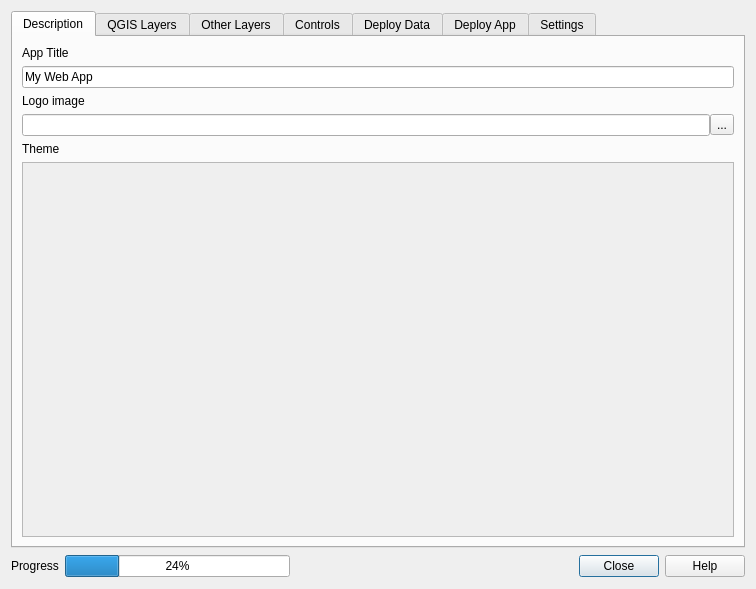
<?xml version="1.0" encoding="UTF-8"?>
<ui version="4.0">
 <class>WABMainDialog</class>
 <widget class="QDialog" name="WABMainDialog">
  <property name="geometry">
   <rect>
    <x>0</x>
    <y>0</y>
    <width>756</width>
    <height>589</height>
   </rect>
  </property>
  <property name="windowTitle">
   <string>Web App Builder</string>
  </property>
  <layout class="QVBoxLayout" name="verticalLayout">
   <item>
    <widget class="QTabWidget" name="tabPanel">
     <property name="currentIndex">
      <number>0</number>
     </property>
     <widget class="QWidget" name="descriptionTab">
      <attribute name="title">
       <string>Description</string>
      </attribute>
      <layout class="QGridLayout" name="gridLayout_2">
       <item row="0" column="0">
        <widget class="QLabel" name="label">
         <property name="text">
          <string>App Title</string>
         </property>
        </widget>
       </item>
       <item row="1" column="0">
        <widget class="QLineEdit" name="titleBox">
         <property name="text">
          <string>My Web App</string>
         </property>
        </widget>
       </item>
       <item row="2" column="0">
        <widget class="QLabel" name="label_2">
         <property name="text">
          <string>Logo image</string>
         </property>
        </widget>
       </item>
       <item row="3" column="0">
        <layout class="QHBoxLayout" name="horizontalLayout_2">
         <property name="spacing">
          <number>0</number>
         </property>
         <item>
          <widget class="QLineEdit" name="logoBox"/>
         </item>
         <item>
          <widget class="QToolButton" name="buttonLogo">
           <property name="toolTip">
            <string>Browse...</string>
           </property>
           <property name="text">
            <string>...</string>
           </property>
          </widget>
         </item>
        </layout>
       </item>
       <item row="4" column="0">
        <widget class="QLabel" name="label_3">
         <property name="text">
          <string>Theme</string>
         </property>
        </widget>
       </item>
       <item row="5" column="0">
        <widget class="QScrollArea" name="scrollArea">
         <property name="widgetResizable">
          <bool>true</bool>
         </property>
         <widget class="QWidget" name="scrollAreaWidgetContents">
          <property name="geometry">
           <rect>
            <x>0</x>
            <y>0</y>
            <width>684</width>
            <height>329</height>
           </rect>
          </property>
          <layout class="QGridLayout" name="gridLayout">
           <item row="0" column="0">
            <widget class="QWidget" name="widgetThemes" native="true">
             <layout class="QGridLayout" name="gridLayoutThemes"/>
            </widget>
           </item>
          </layout>
         </widget>
        </widget>
       </item>
      </layout>
     </widget>
     <widget class="QWidget" name="layersTab">
      <attribute name="title">
       <string>QGIS Layers</string>
      </attribute>
      <layout class="QVBoxLayout" name="verticalLayout_3">
       <item>
        <layout class="QHBoxLayout" name="horizontalLayout_3">
         <item>
          <widget class="QgsFilterLineEdit" name="filterLayersBox">
           <property name="qgisRelation" stdset="0">
            <string notr="true"/>
           </property>
          </widget>
         </item>
         <item>
          <widget class="QToolButton" name="expandLayersButton">
           <property name="toolTip">
            <string>Expand All</string>
           </property>
           <property name="text">
            <string>...</string>
           </property>
          </widget>
         </item>
         <item>
          <widget class="QToolButton" name="collapseLayersButton">
           <property name="toolTip">
            <string>Collapse All</string>
           </property>
           <property name="text">
            <string>...</string>
           </property>
          </widget>
         </item>
        </layout>
       </item>
       <item>
        <widget class="QTreeWidget" name="layersTree">
         <property name="columnCount">
          <number>2</number>
         </property>
         <attribute name="headerVisible">
          <bool>false</bool>
         </attribute>
         <column>
          <property name="text">
           <string notr="true">1</string>
          </property>
         </column>
         <column>
          <property name="text">
           <string notr="true">2</string>
          </property>
         </column>
        </widget>
       </item>
      </layout>
     </widget>
     <widget class="QWidget" name="baseLayerTab">
      <attribute name="title">
       <string>Other Layers</string>
      </attribute>
      <layout class="QVBoxLayout" name="verticalLayout_2">
       <item>
        <widget class="QgsCollapsibleGroupBox" name="mGroupBox">
         <property name="title">
          <string>Base Layers</string>
         </property>
         <layout class="QGridLayout" name="gridLayout_6">
          <item row="0" column="0">
           <widget class="QScrollArea" name="scrollArea_2">
            <property name="widgetResizable">
             <bool>true</bool>
            </property>
            <widget class="QWidget" name="scrollAreaWidgetContents_2">
             <property name="geometry">
              <rect>
               <x>0</x>
               <y>0</y>
               <width>658</width>
               <height>183</height>
              </rect>
             </property>
             <layout class="QGridLayout" name="gridLayout_4">
              <item row="0" column="0">
               <widget class="QWidget" name="widgetBaseLayers" native="true">
                <layout class="QGridLayout" name="gridLayoutBaseLayers"/>
               </widget>
              </item>
             </layout>
            </widget>
           </widget>
          </item>
         </layout>
        </widget>
       </item>
       <item>
        <widget class="QgsCollapsibleGroupBox" name="mGroupBox_2">
         <property name="title">
          <string>Overlays</string>
         </property>
         <layout class="QGridLayout" name="gridLayout_5">
          <item row="0" column="0">
           <widget class="QScrollArea" name="scrollArea_3">
            <property name="widgetResizable">
             <bool>true</bool>
            </property>
            <widget class="QWidget" name="scrollAreaWidgetContents_3">
             <property name="geometry">
              <rect>
               <x>0</x>
               <y>0</y>
               <width>658</width>
               <height>182</height>
              </rect>
             </property>
             <layout class="QGridLayout" name="gridLayout_3">
              <item row="0" column="0">
               <widget class="QWidget" name="widgetBaseOverlays" native="true">
                <layout class="QGridLayout" name="gridLayoutBaseOverlays"/>
               </widget>
              </item>
             </layout>
            </widget>
           </widget>
          </item>
         </layout>
        </widget>
       </item>
      </layout>
     </widget>
     <widget class="QWidget" name="widgetsTab">
      <attribute name="title">
       <string>Controls</string>
      </attribute>
      <layout class="QGridLayout" name="gridLayout_7">
       <item row="0" column="0">
        <widget class="QGroupBox" name="groupBox">
         <property name="title">
          <string>Controls (right click to configure)</string>
         </property>
         <layout class="QGridLayout" name="gridLayout_9">
          <item row="0" column="0">
           <widget class="QScrollArea" name="scrollArea_4">
            <property name="widgetResizable">
             <bool>true</bool>
            </property>
            <widget class="QWidget" name="scrollAreaWidgetContents_4">
             <property name="geometry">
              <rect>
               <x>0</x>
               <y>0</y>
               <width>654</width>
               <height>422</height>
              </rect>
             </property>
             <layout class="QGridLayout" name="gridLayout_8">
              <item row="0" column="0">
               <widget class="QWidget" name="scrollAreaWidgetContents_5" native="true">
                <layout class="QGridLayout" name="gridLayoutWidgets"/>
               </widget>
              </item>
             </layout>
            </widget>
           </widget>
          </item>
         </layout>
        </widget>
       </item>
      </layout>
     </widget>
     <widget class="QWidget" name="suiteTab">
      <attribute name="title">
       <string>Deploy Data</string>
      </attribute>
      <layout class="QVBoxLayout" name="verticalLayout_4">
       <item>
        <widget class="QScrollArea" name="scrollArea_5">
         <property name="widgetResizable">
          <bool>true</bool>
         </property>
         <widget class="QWidget" name="scrollAreaWidgetContents_6">
          <property name="geometry">
           <rect>
            <x>0</x>
            <y>0</y>
            <width>669</width>
            <height>554</height>
           </rect>
          </property>
          <layout class="QVBoxLayout" name="verticalLayout_5">
           <item>
            <widget class="QLabel" name="lblDeployWarning">
             <property name="styleSheet">
              <string notr="true">color: rgb(170, 0, 0);</string>
             </property>
             <property name="text">
              <string>Panels are disabled because the selected deploy method in the QGIS Layers tab do not use PostGIS and/or GeoServer.
They will become enabled once the deploy method is modified and the corresponding setting in this tab are needed</string>
             </property>
             <property name="wordWrap">
              <bool>true</bool>
             </property>
            </widget>
           </item>
           <item>
            <widget class="QgsCollapsibleGroupBox" name="postgisGroupBox">
             <property name="title">
              <string>PostGIS</string>
             </property>
             <layout class="QGridLayout" name="gridLayout_10">
              <item row="0" column="0">
               <widget class="QLabel" name="label_13">
                <property name="text">
                 <string>Host</string>
                </property>
               </widget>
              </item>
              <item row="0" column="1">
               <widget class="QLineEdit" name="postgisHostBox">
                <property name="text">
                 <string>localhost</string>
                </property>
               </widget>
              </item>
              <item row="1" column="0">
               <widget class="QLabel" name="label_10">
                <property name="text">
                 <string>Port</string>
                </property>
               </widget>
              </item>
              <item row="1" column="1">
               <widget class="QLineEdit" name="postgisPortBox">
                <property name="text">
                 <string>5432</string>
                </property>
               </widget>
              </item>
              <item row="2" column="0">
               <widget class="QLabel" name="label_14">
                <property name="text">
                 <string>Database</string>
                </property>
               </widget>
              </item>
              <item row="2" column="1">
               <widget class="QLineEdit" name="postgisDatabaseBox">
                <property name="text">
                 <string>database</string>
                </property>
               </widget>
              </item>
              <item row="3" column="0">
               <widget class="QLabel" name="label_12">
                <property name="text">
                 <string>Schema</string>
                </property>
               </widget>
              </item>
              <item row="3" column="1">
               <widget class="QLineEdit" name="postgisSchemaBox">
                <property name="text">
                 <string/>
                </property>
                <property name="placeholderText">
                 <string>[Leave blank to use project name]</string>
                </property>
               </widget>
              </item>
              <item row="4" column="0">
               <widget class="QLabel" name="label_11">
                <property name="text">
                 <string>Username</string>
                </property>
               </widget>
              </item>
              <item row="4" column="1">
               <widget class="QLineEdit" name="postgisUsernameBox">
                <property name="text">
                 <string>postgres</string>
                </property>
               </widget>
              </item>
              <item row="5" column="0">
               <widget class="QLabel" name="label_8">
                <property name="text">
                 <string>Password</string>
                </property>
               </widget>
              </item>
              <item row="5" column="1">
               <widget class="QLineEdit" name="postgisPasswordBox">
                <property name="text">
                 <string>postgres</string>
                </property>
                <property name="echoMode">
                 <enum>QLineEdit::Password</enum>
                </property>
               </widget>
              </item>
             </layout>
            </widget>
           </item>
           <item>
            <widget class="QgsCollapsibleGroupBox" name="geoserverGroupBox">
             <property name="title">
              <string>GeoServer</string>
             </property>
             <layout class="QGridLayout" name="gridLayout_11">
              <item row="0" column="0">
               <widget class="QLabel" name="label_4">
                <property name="text">
                 <string>Url</string>
                </property>
               </widget>
              </item>
              <item row="0" column="1">
               <widget class="QLineEdit" name="geoserverUrlBox">
                <property name="text">
                 <string>http://localhost:8080/geoserver</string>
                </property>
               </widget>
              </item>
              <item row="1" column="0">
               <widget class="QLabel" name="label_6">
                <property name="text">
                 <string>Username</string>
                </property>
               </widget>
              </item>
              <item row="1" column="1">
               <widget class="QLineEdit" name="geoserverUsernameBox">
                <property name="text">
                 <string>admin</string>
                </property>
               </widget>
              </item>
              <item row="2" column="0">
               <widget class="QLabel" name="label_7">
                <property name="text">
                 <string>Password</string>
                </property>
               </widget>
              </item>
              <item row="2" column="1">
               <widget class="QLineEdit" name="geoserverPasswordBox">
                <property name="text">
                 <string>geoserver</string>
                </property>
                <property name="echoMode">
                 <enum>QLineEdit::Password</enum>
                </property>
               </widget>
              </item>
              <item row="3" column="0">
               <widget class="QLabel" name="label_5">
                <property name="text">
                 <string>Workspace</string>
                </property>
               </widget>
              </item>
              <item row="3" column="1">
               <widget class="QLineEdit" name="geoserverWorkspaceBox">
                <property name="placeholderText">
                 <string>[leave blank to use project name]</string>
                </property>
               </widget>
              </item>
             </layout>
            </widget>
           </item>
           <item>
            <widget class="QCheckBox" name="checkBoxDeployData">
             <property name="text">
              <string>Do not deploy layer data</string>
             </property>
            </widget>
           </item>
           <item>
            <widget class="QLabel" name="label_9">
             <property name="styleSheet">
              <string notr="true">color: rgb(163, 163, 163);</string>
             </property>
             <property name="text">
              <string>Check this box only if you are updating the UI of an existing app</string>
             </property>
            </widget>
           </item>
           <item>
            <spacer name="verticalSpacer">
             <property name="orientation">
              <enum>Qt::Vertical</enum>
             </property>
             <property name="sizeHint" stdset="0">
              <size>
               <width>20</width>
               <height>28</height>
              </size>
             </property>
            </spacer>
           </item>
          </layout>
         </widget>
        </widget>
       </item>
      </layout>
     </widget>
     <widget class="QWidget" name="deployTab">
      <attribute name="title">
       <string>Deploy App</string>
      </attribute>
      <layout class="QVBoxLayout" name="verticalLayout_7">
       <item>
        <widget class="QGroupBox" name="groupBox_3">
         <property name="sizePolicy">
          <sizepolicy hsizetype="Preferred" vsizetype="MinimumExpanding">
           <horstretch>0</horstretch>
           <verstretch>0</verstretch>
          </sizepolicy>
         </property>
         <property name="title">
          <string>Deployment</string>
         </property>
         <layout class="QVBoxLayout" name="verticalLayout_8">
          <property name="spacing">
           <number>20</number>
          </property>
          <item>
           <widget class="QRadioButton" name="radioOnlyCreate">
            <property name="text">
             <string>Only create jsx files</string>
            </property>
            <property name="checked">
             <bool>true</bool>
            </property>
           </widget>
          </item>
          <item>
           <widget class="QRadioButton" name="radioCreateNotDeploy">
            <property name="text">
             <string>Create web app using SDK web service, but don't deploy [Boundless Enterprise only]</string>
            </property>
           </widget>
          </item>
          <item>
           <widget class="QRadioButton" name="radioDeploy">
            <property name="text">
             <string>Create web app and deploy to container [Boundless Enterprise only]</string>
            </property>
           </widget>
          </item>
          <item>
           <layout class="QVBoxLayout" name="verticalLayout_6">
            <property name="leftMargin">
             <number>20</number>
            </property>
            <item>
             <widget class="QCheckBox" name="checkBoxUseContainerApps">
              <property name="text">
               <string>Also use PostGIS / GeoServer from container</string>
              </property>
             </widget>
            </item>
           </layout>
          </item>
          <item>
           <spacer name="verticalSpacer_3">
            <property name="orientation">
             <enum>Qt::Vertical</enum>
            </property>
            <property name="sizeHint" stdset="0">
             <size>
              <width>20</width>
              <height>40</height>
             </size>
            </property>
           </spacer>
          </item>
         </layout>
        </widget>
       </item>
       <item>
        <spacer name="verticalSpacer_2">
         <property name="orientation">
          <enum>Qt::Vertical</enum>
         </property>
         <property name="sizeHint" stdset="0">
          <size>
           <width>20</width>
           <height>132</height>
          </size>
         </property>
        </spacer>
       </item>
       <item>
        <widget class="QGroupBox" name="groupBox_2">
         <property name="title">
          <string>Boundless Connect credentials</string>
         </property>
         <layout class="QGridLayout" name="gridLayout_13">
          <item row="0" column="0">
           <widget class="QLabel" name="label_16">
            <property name="text">
             <string>Username</string>
            </property>
           </widget>
          </item>
          <item row="0" column="1">
           <widget class="QLineEdit" name="connectUsernameBox">
            <property name="text">
             <string/>
            </property>
           </widget>
          </item>
          <item row="1" column="0">
           <widget class="QLabel" name="label_15">
            <property name="text">
             <string>Password</string>
            </property>
           </widget>
          </item>
          <item row="1" column="1">
           <widget class="QLineEdit" name="connectPasswordBox">
            <property name="text">
             <string/>
            </property>
            <property name="echoMode">
             <enum>QLineEdit::Password</enum>
            </property>
           </widget>
          </item>
         </layout>
        </widget>
       </item>
      </layout>
      <zorder>groupBox_2</zorder>
      <zorder>verticalSpacer_2</zorder>
      <zorder>groupBox_3</zorder>
      <zorder>checkBoxUseContainerApps</zorder>
     </widget>
     <widget class="QWidget" name="settingsTab">
      <attribute name="title">
       <string>Settings</string>
      </attribute>
      <layout class="QGridLayout" name="gridLayout_12">
       <item row="0" column="0">
        <widget class="QTreeWidget" name="settingsTree">
         <property name="columnCount">
          <number>2</number>
         </property>
         <attribute name="headerVisible">
          <bool>false</bool>
         </attribute>
         <column>
          <property name="text">
           <string notr="true">1</string>
          </property>
         </column>
         <column>
          <property name="text">
           <string notr="true">2</string>
          </property>
         </column>
        </widget>
       </item>
      </layout>
     </widget>
    </widget>
   </item>
   <item>
    <layout class="QHBoxLayout" name="horizontalLayout_4">
     <item>
      <widget class="QLabel" name="progressLabel">
       <property name="text">
        <string>Progress</string>
       </property>
      </widget>
     </item>
     <item>
      <widget class="QProgressBar" name="progressBar">
       <property name="value">
        <number>24</number>
       </property>
      </widget>
     </item>
     <item>
      <spacer name="horizontalSpacer">
       <property name="orientation">
        <enum>Qt::Horizontal</enum>
       </property>
       <property name="sizeHint" stdset="0">
        <size>
         <width>188</width>
         <height>24</height>
        </size>
       </property>
      </spacer>
     </item>
     <item>
      <widget class="QDialogButtonBox" name="buttonBox">
       <property name="standardButtons">
        <set>QDialogButtonBox::Close|QDialogButtonBox::Help</set>
       </property>
      </widget>
     </item>
    </layout>
   </item>
  </layout>
 </widget>
 <customwidgets>
  <customwidget>
   <class>QgsCollapsibleGroupBox</class>
   <extends>QGroupBox</extends>
   <header>qgis.gui</header>
   <container>1</container>
  </customwidget>
  <customwidget>
   <class>QgsFilterLineEdit</class>
   <extends>QLineEdit</extends>
   <header>qgis.gui</header>
  </customwidget>
 </customwidgets>
 <resources/>
 <connections>
  <connection>
   <sender>buttonBox</sender>
   <signal>rejected()</signal>
   <receiver>WABMainDialog</receiver>
   <slot>reject()</slot>
   <hints>
    <hint type="sourcelabel">
     <x>634</x>
     <y>565</y>
    </hint>
    <hint type="destinationlabel">
     <x>377</x>
     <y>294</y>
    </hint>
   </hints>
  </connection>
 </connections>
</ui>
